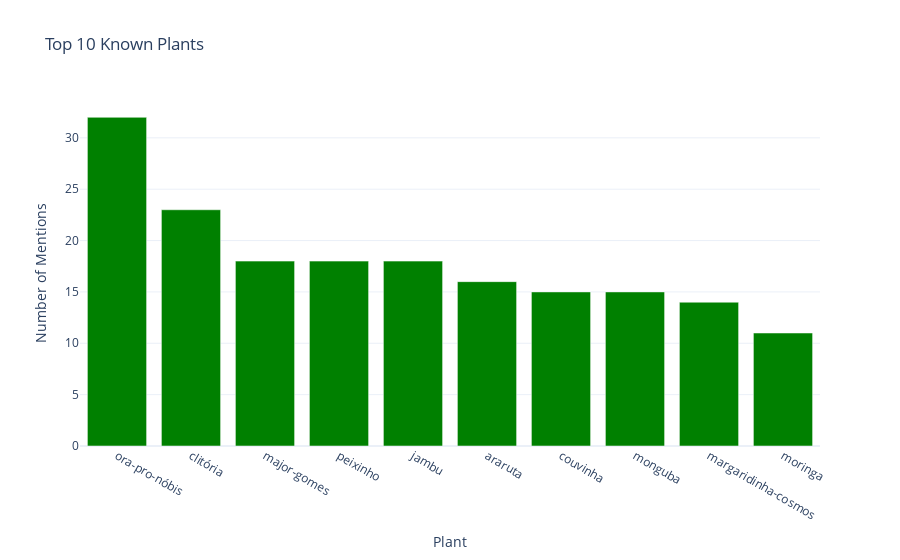

The notebook cell this image was saved under:
### Markdown cell above
### Free Listing Data Processing and Analysis

#### Data Cleaning Process
1. **Parse responses**: Split comma-separated species lists
2. **Standardize formatting**: Convert to lowercase, remove extra spaces
3. **Remove invalid entries**: Filter out non-species responses (numbers, "nan", etc.)
4. **Count unique mentions**: Generate frequency tables for each category

#### Species Recognition Patterns
The analysis reveals:
- **Common species**: Most frequently mentioned species across participants
- **Category differences**: Variation in knowledge across plants, algae, and mushrooms
- **Individual variation**: Range of species knowledge among participants

#### Quantitative Measures
For each participant, we calculate:
- **Category-specific counts**: Number of species known per domain
- **Total species count**: Combined knowledge across all categories
- **Relative expertise**: Comparison to sample distributions

This processing enables identification of knowledge patterns and potential threshold values that distinguish different levels of biodiversity expertise.

### Code cell
plantas_mais_conhecidas = pd.Series(counter_plantas).sort_values(ascending=False)
algas_mais_conhecidas = pd.Series(counter_algas).sort_values(ascending=False)
cogumelos_mais_conhecidos = pd.Series(counter_cogumelos).sort_values(ascending=False)

fig_plantas = go.Figure()
fig_plantas.add_trace(go.Bar(x=plantas_mais_conhecidas.index[:10], y=plantas_mais_conhecidas.values[:10], marker_color="green"))
fig_plantas.update_layout(title="Top 10 Known Plants", xaxis_title="Plant", yaxis_title="Number of Mentions")
fig_plantas.show()

# Save the figure
fig_plantas.write_html(images_path / "02_diff_top_plants.html")
fig_plantas.write_image(images_path / "02_diff_top_plants.png", width=800, height=500, scale=3)
print(f"Saved: 02_diff_top_plants.html and .png")

### Figure 1 — Plotly figure (JSON) as saved in the notebook; plotly's stock layout.template omitted (floating-point values rounded to 4 significant figures)
{"data": [{"marker": {"color": "green"}, "type": "bar", "x": ["ora-pro-nóbis", "clitória", "major-gomes", "peixinho", "jambu", "araruta", "couvinha", "monguba", "margaridinha-cosmos", "moringa"], "y": [32, 23, 18, 18, 18, 16, 15, 15, 14, 11]}], "layout": {"title": {"text": "Top 10 Known Plants"}, "xaxis": {"title": {"text": "Plant"}}, "yaxis": {"title": {"text": "Number of Mentions"}}}}
